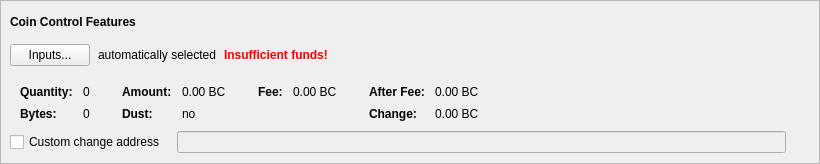
    <widget class="QFrame" name="frameCoinControl">
     <property name="sizePolicy">
      <sizepolicy hsizetype="Expanding" vsizetype="Expanding">
       <horstretch>0</horstretch>
       <verstretch>0</verstretch>
      </sizepolicy>
     </property>
     <property name="maximumSize">
      <size>
       <width>16777215</width>
       <height>16777215</height>
      </size>
     </property>
     <property name="frameShape">
      <enum>QFrame::StyledPanel</enum>
     </property>
     <property name="frameShadow">
      <enum>QFrame::Sunken</enum>
     </property>
     <layout class="QVBoxLayout" name="verticalLayoutCoinControl2">
      <property name="spacing">
       <number>0</number>
      </property>
      <property name="leftMargin">
       <number>0</number>
      </property>
      <property name="topMargin">
       <number>0</number>
      </property>
      <property name="rightMargin">
       <number>0</number>
      </property>
      <property name="bottomMargin">
       <number>0</number>
      </property>
      <item>
       <layout class="QVBoxLayout" name="verticalLayoutCoinControl" stretch="0,0,0,0,1">
        <property name="spacing">
         <number>0</number>
        </property>
        <property name="leftMargin">
         <number>9</number>
        </property>
        <property name="topMargin">
         <number>9</number>
        </property>
        <property name="rightMargin">
         <number>9</number>
        </property>
        <property name="bottomMargin">
         <number>9</number>
        </property>
        <item>
         <layout class="QHBoxLayout" name="horizontalLayoutCoinControl1">
          <property name="topMargin">
           <number>5</number>
          </property>
          <property name="bottomMargin">
           <number>15</number>
          </property>
          <item>
           <widget class="QLabel" name="labelCoinControlFeatures">
            <property name="sizePolicy">
             <sizepolicy hsizetype="Preferred" vsizetype="Maximum">
              <horstretch>0</horstretch>
              <verstretch>0</verstretch>
             </sizepolicy>
            </property>
            <property name="font">
             <font>
              <weight>75</weight>
              <bold>true</bold>
             </font>
            </property>
            <property name="styleSheet">
             <string notr="true">font-weight:bold;</string>
            </property>
            <property name="text">
             <string>Coin Control Features</string>
            </property>
           </widget>
          </item>
         </layout>
        </item>
        <item>
         <layout class="QHBoxLayout" name="horizontalLayoutCoinControl2" stretch="0,0,0,0">
          <property name="spacing">
           <number>8</number>
          </property>
          <property name="bottomMargin">
           <number>10</number>
          </property>
          <item>
           <widget class="QPushButton" name="pushButtonCoinControl">
            <property name="styleSheet">
             <string notr="true"/>
            </property>
            <property name="text">
             <string>Inputs...</string>
            </property>
            <property name="autoDefault">
             <bool>false</bool>
            </property>
           </widget>
          </item>
          <item>
           <widget class="QLabel" name="labelCoinControlAutomaticallySelected">
            <property name="text">
             <string>automatically selected</string>
            </property>
            <property name="margin">
             <number>5</number>
            </property>
           </widget>
          </item>
          <item>
           <widget class="QLabel" name="labelCoinControlInsuffFunds">
            <property name="font">
             <font>
              <weight>75</weight>
              <bold>true</bold>
             </font>
            </property>
            <property name="styleSheet">
             <string notr="true">color:red;font-weight:bold;</string>
            </property>
            <property name="text">
             <string>Insufficient funds!</string>
            </property>
            <property name="margin">
             <number>5</number>
            </property>
           </widget>
          </item>
          <item>
           <spacer name="horizontalSpacerCoinControl">
            <property name="orientation">
             <enum>Qt::Horizontal</enum>
            </property>
            <property name="sizeHint" stdset="0">
             <size>
              <width>40</width>
              <height>1</height>
             </size>
            </property>
           </spacer>
          </item>
         </layout>
        </item>
        <item>
         <widget class="QWidget" name="widgetCoinControl" native="true">
          <property name="sizePolicy">
           <sizepolicy hsizetype="Preferred" vsizetype="Preferred">
            <horstretch>0</horstretch>
            <verstretch>0</verstretch>
           </sizepolicy>
          </property>
          <property name="minimumSize">
           <size>
            <width>0</width>
            <height>0</height>
           </size>
          </property>
          <property name="styleSheet">
           <string notr="true"/>
          </property>
          <layout class="QHBoxLayout" name="horizontalLayoutCoinControl5">
           <property name="leftMargin">
            <number>0</number>
           </property>
           <property name="topMargin">
            <number>0</number>
           </property>
           <property name="rightMargin">
            <number>0</number>
           </property>
           <property name="bottomMargin">
            <number>0</number>
           </property>
           <item>
            <layout class="QHBoxLayout" name="horizontalLayoutCoinControl3" stretch="0,0,0,1">
             <property name="spacing">
              <number>20</number>
             </property>
             <property name="topMargin">
              <number>5</number>
             </property>
             <property name="bottomMargin">
              <number>5</number>
             </property>
             <item>
              <layout class="QFormLayout" name="formLayoutCoinControl1">
               <property name="horizontalSpacing">
                <number>10</number>
               </property>
               <property name="verticalSpacing">
                <number>8</number>
               </property>
               <property name="leftMargin">
                <number>10</number>
               </property>
               <property name="topMargin">
                <number>4</number>
               </property>
               <property name="rightMargin">
                <number>6</number>
               </property>
               <item row="0" column="0">
                <widget class="QLabel" name="labelCoinControlQuantityText">
                 <property name="font">
                  <font>
                   <weight>75</weight>
                   <bold>true</bold>
                  </font>
                 </property>
                 <property name="text">
                  <string>Quantity:</string>
                 </property>
                 <property name="margin">
                  <number>0</number>
                 </property>
                </widget>
               </item>
               <item row="0" column="1">
                <widget class="QLabel" name="labelCoinControlQuantity">
                 <property name="cursor">
                  <cursorShape>IBeamCursor</cursorShape>
                 </property>
                 <property name="contextMenuPolicy">
                  <enum>Qt::ActionsContextMenu</enum>
                 </property>
                 <property name="text">
                  <string notr="true">0</string>
                 </property>
                 <property name="margin">
                  <number>0</number>
                 </property>
                 <property name="textInteractionFlags">
                  <set>Qt::LinksAccessibleByMouse|Qt::TextSelectableByKeyboard|Qt::TextSelectableByMouse</set>
                 </property>
                </widget>
               </item>
               <item row="1" column="0">
                <widget class="QLabel" name="labelCoinControlBytesText">
                 <property name="font">
                  <font>
                   <weight>75</weight>
                   <bold>true</bold>
                  </font>
                 </property>
                 <property name="text">
                  <string>Bytes:</string>
                 </property>
                </widget>
               </item>
               <item row="1" column="1">
                <widget class="QLabel" name="labelCoinControlBytes">
                 <property name="cursor">
                  <cursorShape>IBeamCursor</cursorShape>
                 </property>
                 <property name="contextMenuPolicy">
                  <enum>Qt::ActionsContextMenu</enum>
                 </property>
                 <property name="text">
                  <string notr="true">0</string>
                 </property>
                 <property name="textInteractionFlags">
                  <set>Qt::LinksAccessibleByMouse|Qt::TextSelectableByKeyboard|Qt::TextSelectableByMouse</set>
                 </property>
                </widget>
               </item>
              </layout>
             </item>
             <item>
              <layout class="QFormLayout" name="formLayoutCoinControl2">
               <property name="horizontalSpacing">
                <number>10</number>
               </property>
               <property name="verticalSpacing">
                <number>8</number>
               </property>
               <property name="leftMargin">
                <number>6</number>
               </property>
               <property name="topMargin">
                <number>4</number>
               </property>
               <property name="rightMargin">
                <number>6</number>
               </property>
               <item row="0" column="0">
                <widget class="QLabel" name="labelCoinControlAmountText">
                 <property name="font">
                  <font>
                   <weight>75</weight>
                   <bold>true</bold>
                  </font>
                 </property>
                 <property name="text">
                  <string>Amount:</string>
                 </property>
                 <property name="margin">
                  <number>0</number>
                 </property>
                </widget>
               </item>
               <item row="0" column="1">
                <widget class="QLabel" name="labelCoinControlAmount">
                 <property name="cursor">
                  <cursorShape>IBeamCursor</cursorShape>
                 </property>
                 <property name="contextMenuPolicy">
                  <enum>Qt::ActionsContextMenu</enum>
                 </property>
                 <property name="text">
                  <string notr="true">0.00 BC</string>
                 </property>
                 <property name="textInteractionFlags">
                  <set>Qt::LinksAccessibleByMouse|Qt::TextSelectableByKeyboard|Qt::TextSelectableByMouse</set>
                 </property>
                </widget>
               </item>
               <item row="1" column="0">
                <widget class="QLabel" name="labelCoinControlLowOutputText">
                 <property name="font">
                  <font>
                   <weight>75</weight>
                   <bold>true</bold>
                  </font>
                 </property>
                 <property name="text">
                  <string>Dust:</string>
                 </property>
                </widget>
               </item>
               <item row="1" column="1">
                <widget class="QLabel" name="labelCoinControlLowOutput">
                 <property name="cursor">
                  <cursorShape>IBeamCursor</cursorShape>
                 </property>
                 <property name="contextMenuPolicy">
                  <enum>Qt::ActionsContextMenu</enum>
                 </property>
                 <property name="text">
                  <string notr="true">no</string>
                 </property>
                 <property name="textInteractionFlags">
                  <set>Qt::LinksAccessibleByMouse|Qt::TextSelectableByKeyboard|Qt::TextSelectableByMouse</set>
                 </property>
                </widget>
               </item>
              </layout>
             </item>
             <item>
              <layout class="QFormLayout" name="formLayoutCoinControl3">
               <property name="horizontalSpacing">
                <number>10</number>
               </property>
               <property name="verticalSpacing">
                <number>8</number>
               </property>
               <property name="leftMargin">
                <number>6</number>
               </property>
               <property name="topMargin">
                <number>4</number>
               </property>
               <property name="rightMargin">
                <number>6</number>
               </property>
               <item row="0" column="0">
                <widget class="QLabel" name="labelCoinControlFeeText">
                 <property name="font">
                  <font>
                   <weight>75</weight>
                   <bold>true</bold>
                  </font>
                 </property>
                 <property name="text">
                  <string>Fee:</string>
                 </property>
                 <property name="margin">
                  <number>0</number>
                 </property>
                </widget>
               </item>
               <item row="0" column="1">
                <widget class="QLabel" name="labelCoinControlFee">
                 <property name="cursor">
                  <cursorShape>IBeamCursor</cursorShape>
                 </property>
                 <property name="contextMenuPolicy">
                  <enum>Qt::ActionsContextMenu</enum>
                 </property>
                 <property name="text">
                  <string notr="true">0.00 BC</string>
                 </property>
                 <property name="textInteractionFlags">
                  <set>Qt::LinksAccessibleByMouse|Qt::TextSelectableByKeyboard|Qt::TextSelectableByMouse</set>
                 </property>
                </widget>
               </item>
              </layout>
             </item>
             <item>
              <layout class="QFormLayout" name="formLayoutCoinControl4">
               <property name="horizontalSpacing">
                <number>10</number>
               </property>
               <property name="verticalSpacing">
                <number>8</number>
               </property>
               <property name="leftMargin">
                <number>6</number>
               </property>
               <property name="topMargin">
                <number>4</number>
               </property>
               <property name="rightMargin">
                <number>6</number>
               </property>
               <item row="0" column="0">
                <widget class="QLabel" name="labelCoinControlAfterFeeText">
                 <property name="font">
                  <font>
                   <weight>75</weight>
                   <bold>true</bold>
                  </font>
                 </property>
                 <property name="text">
                  <string>After Fee:</string>
                 </property>
                 <property name="margin">
                  <number>0</number>
                 </property>
                </widget>
               </item>
               <item row="0" column="1">
                <widget class="QLabel" name="labelCoinControlAfterFee">
                 <property name="cursor">
                  <cursorShape>IBeamCursor</cursorShape>
                 </property>
                 <property name="contextMenuPolicy">
                  <enum>Qt::ActionsContextMenu</enum>
                 </property>
                 <property name="text">
                  <string notr="true">0.00 BC</string>
                 </property>
                 <property name="textInteractionFlags">
                  <set>Qt::LinksAccessibleByMouse|Qt::TextSelectableByKeyboard|Qt::TextSelectableByMouse</set>
                 </property>
                </widget>
               </item>
               <item row="1" column="0">
                <widget class="QLabel" name="labelCoinControlChangeText">
                 <property name="font">
                  <font>
                   <weight>75</weight>
                   <bold>true</bold>
                  </font>
                 </property>
                 <property name="text">
                  <string>Change:</string>
                 </property>
                </widget>
               </item>
               <item row="1" column="1">
                <widget class="QLabel" name="labelCoinControlChange">
                 <property name="cursor">
                  <cursorShape>IBeamCursor</cursorShape>
                 </property>
                 <property name="contextMenuPolicy">
                  <enum>Qt::ActionsContextMenu</enum>
                 </property>
                 <property name="text">
                  <string notr="true">0.00 BC</string>
                 </property>
                 <property name="textInteractionFlags">
                  <set>Qt::LinksAccessibleByMouse|Qt::TextSelectableByKeyboard|Qt::TextSelectableByMouse</set>
                 </property>
                </widget>
               </item>
              </layout>
             </item>
            </layout>
           </item>
          </layout>
         </widget>
        </item>
        <item>
         <layout class="QHBoxLayout" name="horizontalLayoutCoinControl4" stretch="0,0,0">
          <property name="spacing">
           <number>12</number>
          </property>
          <property name="sizeConstraint">
           <enum>QLayout::SetDefaultConstraint</enum>
          </property>
          <property name="topMargin">
           <number>5</number>
          </property>
          <property name="rightMargin">
           <number>5</number>
          </property>
          <item>
           <widget class="QCheckBox" name="checkBoxCoinControlChange">
            <property name="toolTip">
             <string>If this is activated, but the change address is empty or invalid, change will be sent to a newly generated address.</string>
            </property>
            <property name="text">
             <string>Custom change address</string>
            </property>
           </widget>
          </item>
          <item>
           <widget class="QValidatedLineEdit" name="lineEditCoinControlChange">
            <property name="enabled">
             <bool>false</bool>
            </property>
            <property name="sizePolicy">
             <sizepolicy hsizetype="Expanding" vsizetype="Fixed">
              <horstretch>0</horstretch>
              <verstretch>0</verstretch>
             </sizepolicy>
            </property>
           </widget>
          </item>
          <item>
           <widget class="QLabel" name="labelCoinControlChangeLabel">
            <property name="sizePolicy">
             <sizepolicy hsizetype="Preferred" vsizetype="Expanding">
              <horstretch>0</horstretch>
              <verstretch>0</verstretch>
             </sizepolicy>
            </property>
            <property name="minimumSize">
             <size>
              <width>0</width>
              <height>0</height>
             </size>
            </property>
            <property name="text">
             <string/>
            </property>
            <property name="margin">
             <number>3</number>
            </property>
           </widget>
          </item>
         </layout>
        </item>
        <item>
         <spacer name="verticalSpacerCoinControl">
          <property name="orientation">
           <enum>Qt::Vertical</enum>
          </property>
          <property name="sizeHint" stdset="0">
           <size>
            <width>800</width>
            <height>1</height>
           </size>
          </property>
         </spacer>
        </item>
       </layout>
      </item>
     </layout>
    </widget>
